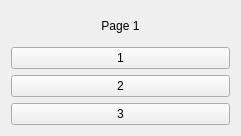
<?xml version="1.0" encoding="UTF-8"?>
<ui version="4.0">
 <class>Form</class>
 <widget class="QWidget" name="Form">
  <property name="geometry">
   <rect>
    <x>0</x>
    <y>0</y>
    <width>241</width>
    <height>136</height>
   </rect>
  </property>
  <property name="windowTitle">
   <string>Form</string>
  </property>
  <layout class="QGridLayout" name="gridLayout_2">
   <item row="0" column="0">
    <layout class="QGridLayout" name="gridLayout">
     <item row="1" column="0">
      <widget class="QPushButton" name="pushButton">
       <property name="text">
        <string>1</string>
       </property>
      </widget>
     </item>
     <item row="2" column="0">
      <widget class="QPushButton" name="pushButton_2">
       <property name="text">
        <string>2</string>
       </property>
      </widget>
     </item>
     <item row="3" column="0">
      <widget class="QPushButton" name="pushButton_3">
       <property name="text">
        <string>3</string>
       </property>
      </widget>
     </item>
     <item row="0" column="0">
      <widget class="QLabel" name="label">
       <property name="text">
        <string>Page 1</string>
       </property>
       <property name="alignment">
        <set>Qt::AlignCenter</set>
       </property>
      </widget>
     </item>
    </layout>
   </item>
  </layout>
 </widget>
 <resources/>
 <connections/>
</ui>
